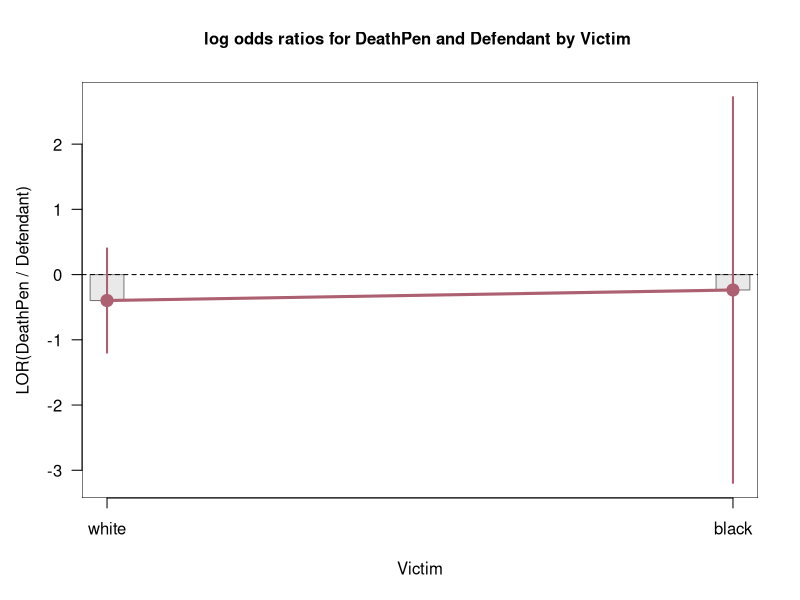

Generate this figure with R: (Note: this script raises an error after producing the figure.)
#################################
#### Death Penalty Example: a 2x2x2 table
#### let A=defendant, B=vicitim, C=penalty 
#### A simple line by line analysis
#### Nice R code that corresponds to SAS output
###############################################
install.packages("vcd")
library(vcd)

#### reading the data into  a table
#### first step is just a vector of values
deathp <- c(19,132, 11,52,0,9, 6,97)
deathp

#### we can represent this table also in 3 dimensions
deathp <- array(deathp, dim=c(2,2,2))
deathp
dimnames(deathp) <- list(DeathPen=c("yes","no"),
                     Defendant=c("white","black"),
                     Victim=c("white","black"))
deathp
#### create a flat contingency table
ftable(deathp, row.vars=c("Defendant","Victim"),
col.vars="DeathPen")

### you can get a same as above
ftable(deathp, row.vars=c(1,3), col.vars=2)


##### test of mutual independence 

### these are the marginal counts
penalty<-margin.table(deathp,1)
defand<-margin.table(deathp, 2)
victim<-margin.table(deathp,3)

### expected value under the mutual independence model
deathexp<-(defand%o%victim%o%penalty)/(sum(deathp)^2)
deathexp

### chi-squared statistic
chisqr<-sum(((deathexp-deathp)^2)/deathexp)
1-pchisq(chisqr,4)


####### test of mutual independence via marginal tables
### recall that this means that we need to test that ALL odds ratios are equal to 1
### since this is a 2x2x2 table and all marginal tables are 2x2, then we can just 
### do the chi-square test of independence 
### let A=defendant, B=vicitim, C=penalty 

AB<-margin.table(deathp, 2:3)
AC<-margin.table(deathp, c(2,1))
BC<-margin.table(deathp, c(3,1))

chisq.test(AB)
chisq.test(AC)
chisq.test(BC)

### compute the odds ratios for AC table for example
## you can use any functions we have seen previously for two-way tables
assocstats(AC)
oddsratio(AC, log=FALSE)
exp(confint(oddsratio(AC)))

### test of conditional independence
### Cochran-Mantel-Haenszel test)
mantelhaen.test(deathp)
mantelhaen.test(deathp,correct=FALSE)

### via odds-ratios
oddsratio(deathp, 3, log=FALSE)
##log odds ratio for a 2x2 table given the levels of the 3rd variable
lor=oddsratio(deathp,3) 
exp(confint(lor)) ## CI 
summary(lor)
plot(lor, xlab="Victim")


## getting the the AC table for B=Victim=white
deathp[,,1]  ## getting the the AC table for B=Victim=white
oddsratio(deathp[,,1], log=FALSE)  ## estimate of a conditional OR
exp(confint(oddsratio(deathp[,,1]))) ## CI of a conditional OR
chisq.test(deathp[,,1], correct=FALSE)

  
deathp[,,2] ## getting the the AC table for B=Victim=black
##In case of zero entries, 0.5 will be added to the table.
oddsratio(deathp[,,2], log=FALSE) ## estimate of a conditional OR
exp(confint(oddsratio(deathp[,,2]))) ## CI of a conditional OR
chisq.test(deathp[,,2])

#########################################
### Here as another way to handle this same data
defendant=rep(c("white","black"),c(4,4))
victim=rep(rep(c("white","black"),c(2,2)),2)
penalty=rep(c("yes","no"),4)
count=c(19,132,0,9,11,52,6,97)

### Table of defendant by penalty
data=xtabs(count~defendant+penalty)
table=list(Frequency=data,RowPct=prop.table(data,1))
table
result=chisq.test(data)
result

### Table of defendant by victim
data=xtabs(count~defendant+victim)
table=list(Frequency=data,Percent=prop.table(data),RowPct=prop.table(data,1),ColPct=prop.table(data,2))
table
result=chisq.test(data)
summary(result)
result

### Table of victim by penalty
data=xtabs(count~victim+penalty)
table=list(Frequency=data,Percent=prop.table(data),RowPct=prop.table(data,1),ColPct=prop.table(data,2))
table
result=chisq.test(data)
summary(result)
result

### Table1 of defendant by penalty given victim
data=xtabs(count~penalty+defendant+victim)
data=addmargins(data,3)[,,1]
table=list(Frequency=data,RowPct=prop.table(data,1))
table
result=chisq.test(data)
result

oddsratio(table)


### Table1 of defendant by penalty
data3=xtabs(count~penalty+defendant+victim)
data=addmargins(data3,3)[,,2]
table=list(Frequency=data,,RowPct=prop.table(data,1))
table
result=chisq.test(data)
result

### Mantel-Haenszel Test on victim*defendant*penalty
mantelhaen.test(data3)

### Test for homogenous associations:
### This is not a built in R function. Make sure you compile this function (i.e., breslowday.test(), copy it into R) from the course site first 
breslowday.test(deathp)



